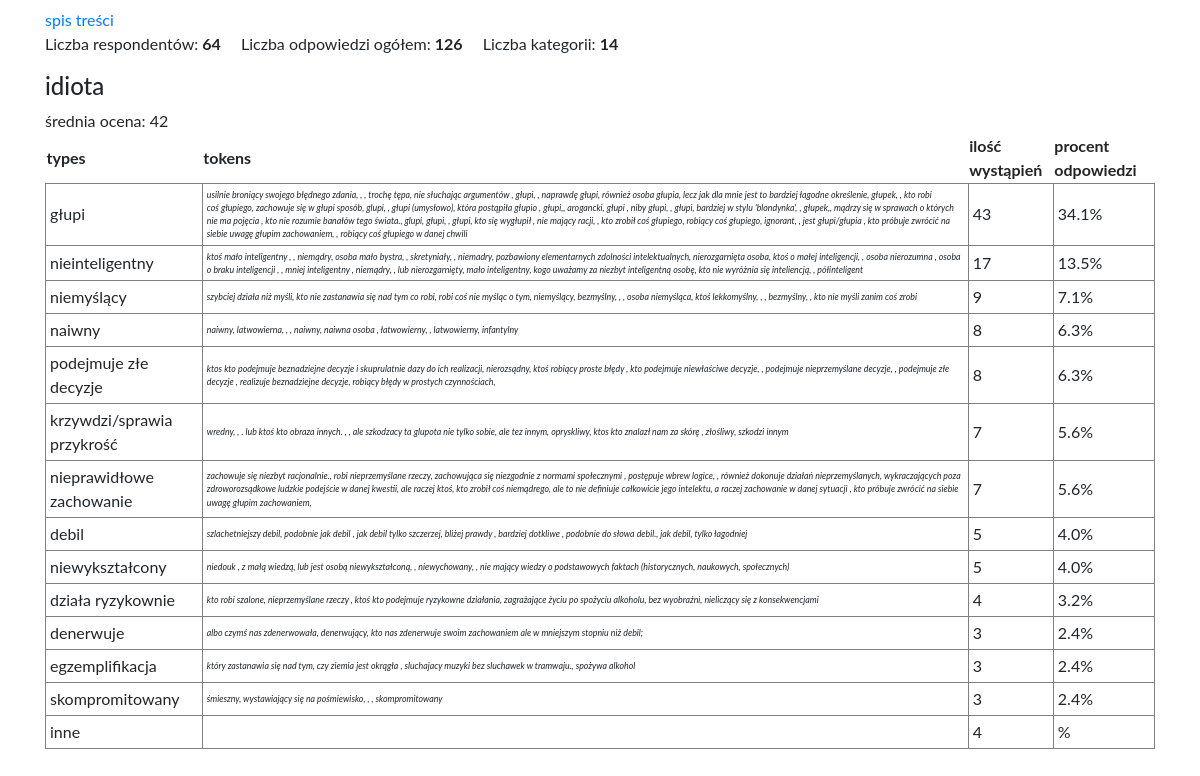
The app's page /idiota with its own data.
### web/models.py (models this page shows)
class Answer(models.Model):
    value = models.CharField(max_length=200, null=True, blank=True, default="no answer")
    power = models.CharField(max_length=200, null=True, blank=True, default="no answer")
    category = models.CharField(max_length=250, null=True, blank=True, default="no answer")
    responder = models.ForeignKey(Responder, null=True, blank=True, on_delete=models.CASCADE)

### web/views.py (the view)
def idiota(request):
    return create_poll2_table(request, "idiota")

### web/core.py (called while the page is built)
def add_other_category(categories, overall_number):
    new_categories = []
    others = []
    number = 0
    for category in categories:
        if category[1] >= 3:
            new_categories.append(category)
        else:
            others.append(category)
    for c in others:
        number += c[1]
    percent_value = '{0:.1f}'.format(( number / overall_number) * 100)
    other = ("inne", number, percent_value, "")
    new_categories.append(other)
    return new_categories

def flatten(l):
    return list(itertools.chain(*l))

def dedup(l):
    return list(dict.fromkeys(l))

def get_important(answer, answer_list):
    related_answers = answer_list.filter(category=answer.category)
    power_sum = 0
    responds = 0
    for a in related_answers:
        if a.value != "no answer" and a.power != "no answer" and a.power:
            print(a.power)
            power_sum += int(a.power)
            responds += 1
    average_power = int(power_sum / responds) if responds else "-"
    number = answer_list.filter(category=answer.category).count()
    category_answers = set([ o.value.lower() for o in answer_list.filter(category=answer.category)])
    example_str = ", ".join(category_answers)
    percent_value = '{0:.1f}'.format(( number / answer_list.count()) * 100)
    return (answer.category, number, average_power, example_str, percent_value)

### web/templates/poll2_table.html
{% extends 'base.html' %}
{% block content %}
<div class="container mt-2 mb-2">
  <p class="mb-0"><a href="{% url 'index' %}">spis treści</a></p>
  <p>
    <span class="mr-3">Liczba respondentów: <b>64</b></span>
    <span class="mr-3">Liczba odpowiedzi ogółem: <b>{{overall_answers}}</b></span>
    <span class="mr-3">Liczba kategorii: <b>{{categories| length}}</b></span>
  </p>
  <h4>{{key}}</h4>
  <p class="mb-0">średnia ocena: {{average_power}}</p>
  <table>
    <thead>
      <th>types</th>
      <th>tokens</th>
      <th>ilość wystąpień</th>
      <th>procent odpowiedzi</th>
    </thead>
    <tbody>
      {% for answer in categories %}
        <tr>
          <td>
            {{answer.0}}
          </td>
          <td class="tokens">
            {{answer.3}}
          </td>
          <td>
            {{answer.1}}
          </td>
          <td>
            {{answer.4}}%
          </td>
        </tr>
      {% endfor %}
    </tbody>
  </table>
  </div>
{% endblock %}

### web/static/css/main.css (style rules this page uses)
body { font-size: 1rem; font-family: "Lato"; }
table td { border: 1px solid grey; padding: .25rem }
.tokens { font-size: .55rem; font-style: italic; }

### records on screen
Answer: category "głupi"
Answer: category "nieinteligentny"
Answer: category "niemyślący"
Answer: category "naiwny"
Answer: category "podejmuje złe decyzje"
Answer: category "krzywdzi/sprawia przykrość"
Answer: category "nieprawidłowe zachowanie"
Answer: category "debil"
Answer: category "niewykształcony"
Answer: category "działa ryzykownie"
Answer: category "denerwuje"
Answer: category "egzemplifikacja"
Answer: category "skompromitowany"

### other values on screen
{{ overall_answers }} "126"
{{ categories| length }} "14"
{{ key }} "idiota"
{{ average_power }} "42"
{{ answer.1 }} "43" "17" "9" "8" "8" "7" "7" "5" "5" "4" "3" "3" "3" "4"
{{ answer.4 }} "34.1" "13.5" "7.1" "6.3" "6.3" "5.6" "5.6" "4.0" "4.0" "3.2" "2.4" "2.4" "2.4"
{{ answer.3 }} "naiwny, latwowierna, , , naiwny, naiwna osoba , łatwowierny, , latwowierny, infantylny" "wredny, , . lub ktoś kto obraza innych. , , ale szkodzacy ta glupota nie tylko sobie, ale tez innym, opryskliwy, ktos kto znalazł nam za skórę , złośliwy, szkodzi innym" "szlachetniejszy debil, podobnie jak debil , jak debil tylko szczerzej, bliżej prawdy , bardziej dotkliwe , podobnie do słowa debil., jak debil, tylko łagodniej" "niedouk , z małą wiedzą, lub jest osobą niewykształconą, , niewychowany, , nie mający wiedzy o podstawowych faktach (historycznych, naukowych, społecznych)" "kto robi szalone, nieprzemyślane rzeczy , ktoś kto podejmuje ryzykowne działania, zagrażające życiu po spożyciu alkoholu, bez wyobraźni, nieliczący się z konsekwencjami" "albo czymś nas zdenerwowała, denerwujący, kto nas zdenerwuje swoim zachowaniem ale w mniejszym stopniu niż debil;" "który zastanawia się nad tym, czy ziemia jest okrągła , sluchajacy muzyki bez sluchawek w tramwaju., spożywa alkohol" "śmieszny, wystawiający się na pośmiewisko, , , skompromitowany"
{{ answer.0 }} "inne"
